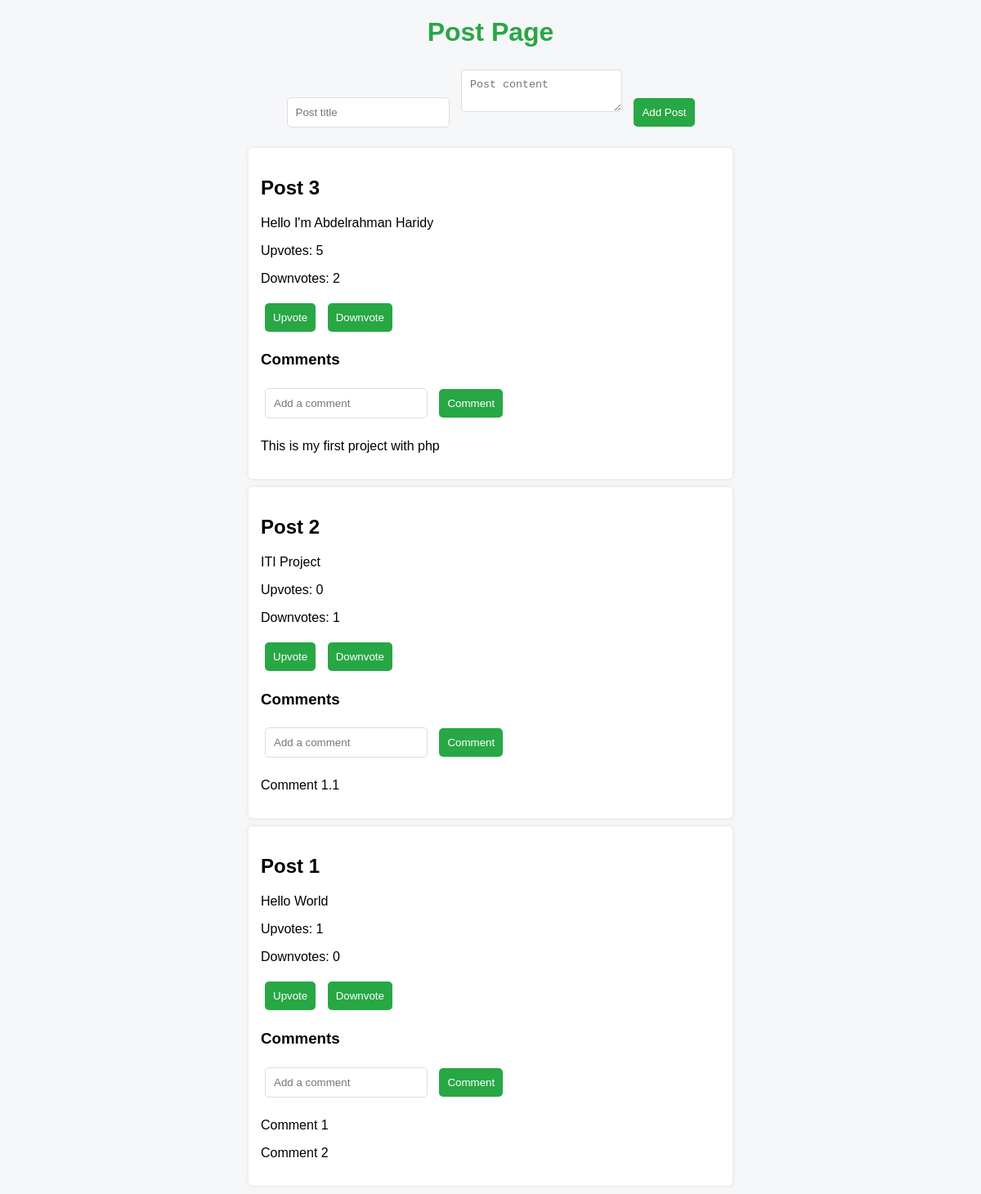
The page / on the database its author committed.
### tables this page shows
CREATE TABLE `posts` (
  `id` int(11) NOT NULL,
  `title` varchar(255) NOT NULL,
  `content` text NOT NULL,
  `upvotes` int(11) DEFAULT 0,
  `downvotes` int(11) DEFAULT 0,
  `created_at` timestamp NOT NULL DEFAULT current_timestamp(),
  `user_id` int(11) DEFAULT NULL
);

CREATE TABLE `comments` (
  `id` int(11) NOT NULL,
  `post_id` int(11) NOT NULL,
  `content` text NOT NULL,
  `created_at` timestamp NOT NULL DEFAULT current_timestamp(),
  `user_id` int(11) DEFAULT NULL
);

### index.php (the view, shortened to what this page needs)
<?php include 'db.php'; ?>
<!DOCTYPE html>
<html lang="en">
<head>
    <link rel="stylesheet" href="style.css">
</head>
<body>
    <h1>Post Page
    </h1>
    <form action="add_post.php" method="POST">
        <input type="text" name="title" placeholder="Post title" required>
        <textarea name="content" placeholder="Post content" required></textarea>
        <button type="submit">Add Post</button>
    </form>
    <div class="posts">
        <?php
        $sql = "SELECT * FROM posts ORDER BY created_at DESC";
        $result = $conn->query($sql);
        while ($row = $result->fetch_assoc()):
        ?>
            <div class="post">
                <h2><?php echo htmlspecialchars($row['title']); ?></h2>
                <p><?php echo nl2br(htmlspecialchars($row['content'])); ?></p>
                <p>Upvotes: <span id="upvote-<?php echo $row['id']; ?>"><?php echo isset($row['upvotes']) ? $row['upvotes'] : 0; ?></span></p>
                <p>Downvotes: <span id="downvote-<?php echo $row['id']; ?>"><?php echo isset($row['downvotes']) ? $row['downvotes'] : 0; ?></span></p>
                <button onclick="vote(<?php echo $row['id']; ?>, 'upvote')">Upvote</button>
                <button onclick="vote(<?php echo $row['id']; ?>, 'downvote')">Downvote</button>
                <h3>Comments</h3>
                <form action="add_comment.php" method="POST">
                    <input type="text" name="content" placeholder="Add a comment" required>
                    <button type="submit">Comment</button>
                </form>
                <?php
                $comment_sql = "SELECT * FROM comments WHERE post_id = " . $row['id'];
                $comment_result = $conn->query($comment_sql);
                while ($comment = $comment_result->fetch_assoc()):
                ?>
                    <p><?php echo htmlspecialchars($comment['content']); ?></p>
                <?php endwhile; ?>
            </div>
        <?php endwhile; ?>
    </div>
</body>
</html>

### style.css (style rules this page uses)
body { font-family: Arial, sans-serif; background-color: #f6f7f8; text-align: center; }
h1 { color: #28a745; }
form { margin-bottom: 20px; }
input, textarea, button { padding: 10px; margin: 5px; border: 1px solid #ddd; border-radius: 5px; }
button { background-color: #28a745; color: white; border: none; cursor: pointer; }
.posts { width: 50%; margin: auto; }
.post { background: white; padding: 15px; border-radius: 5px; box-shadow: 0px 0px 5px #ddd; margin-bottom: 10px; text-align: left; }

### rows shown on the page
posts: title "Post 3", content "Hello I'm Abdelrahman Haridy", upvotes "5", downvotes "2"
comments: content "This is my first project with php"
posts: title "Post 2", content "ITI Project", upvotes "0", downvotes "1"
comments: content "Comment 1.1"
posts: title "Post 1", content "Hello World", upvotes "1", downvotes "0"
comments: content "Comment 1"
comments: content "Comment 2"
